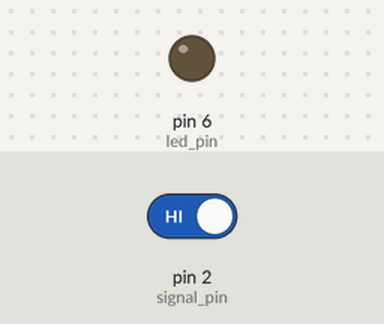
Bench run of a sketch on a simulated Arduino Uno, built with avr-gcc and run on an emulated ATmega328P. Parts: output pins drawn as LEDs (lit = HIGH). Inputs (shaded band) come from the test bench; at power-on: pin 2 (signal_pin) HIGH.

Above: at 1.2 s.
1.3 s: pin 2 (signal_pin) driven LOW
At 2.5 s:
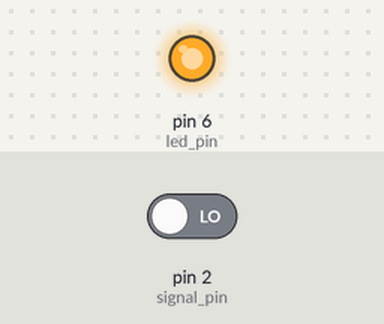
2.8 s: pin 2 (signal_pin) driven HIGH
At 3.9 s:
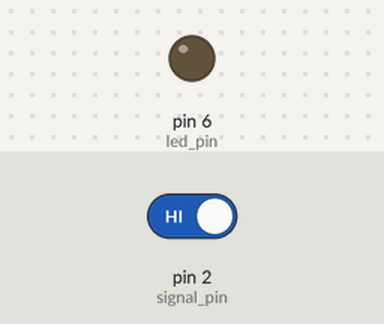
Timing chart, 0 to 5.8 s (numbered marks = the images above; inputs shaded):
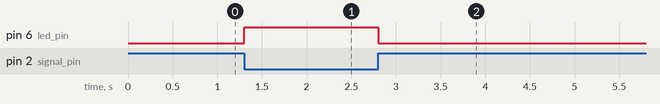

Measured:
- after the input at 1.3 s, pin 6 (led_pin): LOW → HIGH at once
- after the input at 2.8 s, pin 6 (led_pin): HIGH → LOW at once

The sketch:

Magnetic.ino
```cpp
const int  led_pin = 6;
const int signal_pin = 2;

void setup(){

    pinMode(led_pin,OUTPUT);
    pinMode(signal_pin,INPUT);

}

void loop(){

    if(!digitalRead(signal_pin)){
        digitalWrite(led_pin,HIGH);
    }else{
        digitalWrite(led_pin,LOW);
    }
}
```
